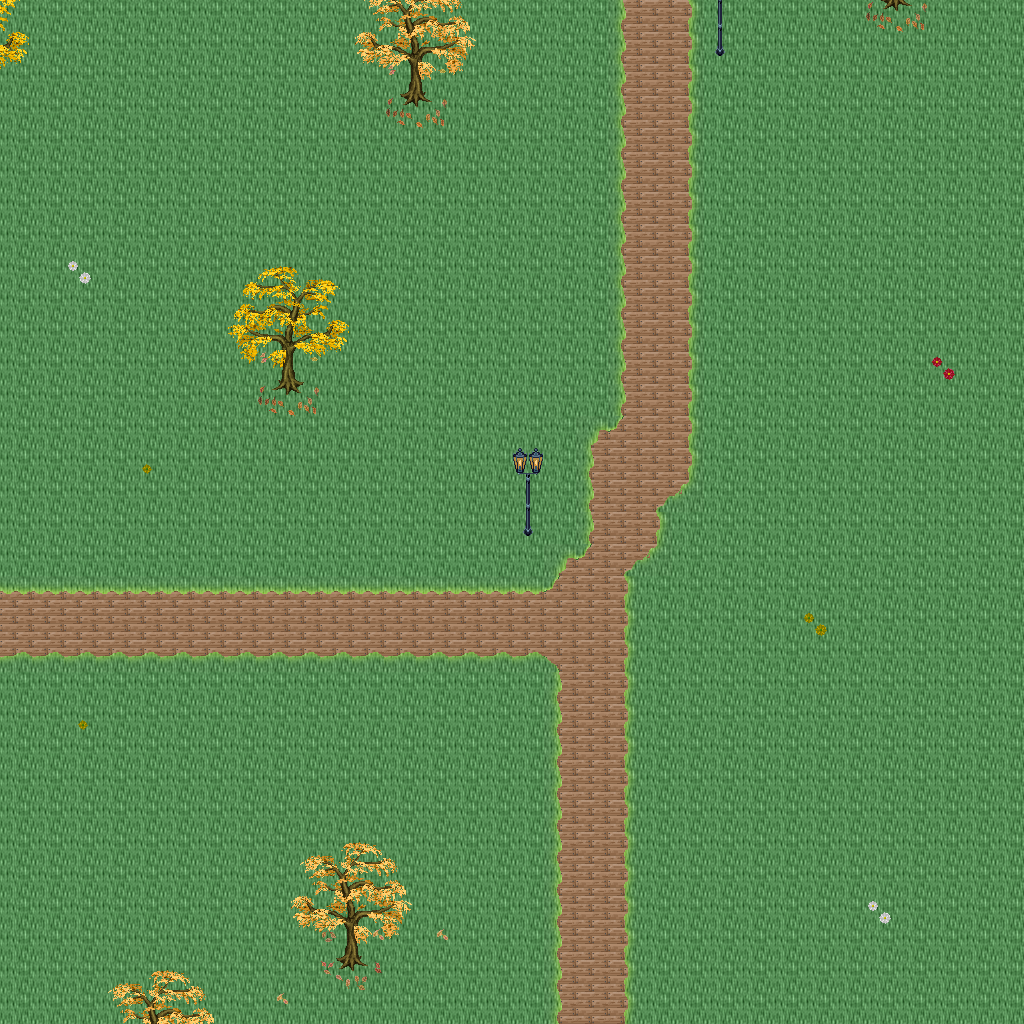

This is a level from a 2D game, rendered from its Tiled map with the project's own tilesets. A one-line summary and the map file follow, with tile-layer data summarised:
An orthogonal 32x32 tile map with 32x32 px tiles, 5 tile layers (Ground, Objects, Objects2, Above, ...), 1 hidden layer not drawn, 34 tilesets.

<map version="1.10" tiledversion="1.11.0" orientation="orthogonal" renderorder="right-down" width="32" height="32" tilewidth="32" tileheight="32" infinite="0" nextlayerid="11" nextobjectid="1">
 <tileset firstgid="1" name="logic_collision" tilewidth="32" tileheight="32" tilecount="1" columns="1">
  <image source="../drawable/logic_collision.png" width="32" height="32" />
 </tileset>
 <tileset firstgid="2" name="ground_ridge_earth_pale" tilewidth="32" tileheight="32" tilecount="96" columns="12">
  <image source="../drawable/ground_ridge_earth_pale.png" width="384" height="256" />
 </tileset>
 <tileset firstgid="98" name="ground_ridge_earth_dark" tilewidth="32" tileheight="32" tilecount="96" columns="12">
  <image source="../drawable/ground_ridge_earth_dark.png" width="384" height="256" />
 </tileset>
 <tileset firstgid="194" name="ground_ground" tilewidth="32" tileheight="32" tilecount="33" columns="3">
  <image source="../drawable/ground_ground.png" width="96" height="352" />
 </tileset>
 <tileset firstgid="227" name="building_castle" tilewidth="32" tileheight="32" tilecount="320" columns="20">
  <image source="../drawable/building_castle.png" width="640" height="512" />
 </tileset>
 <tileset firstgid="547" name="ground_grass_corners" tilewidth="32" tileheight="32" tilecount="24" columns="6">
  <image source="../drawable/ground_grass_corners.png" width="192" height="128" />
 </tileset>
 <tileset firstgid="571" name="ground_grass_edges" tilewidth="32" tileheight="32" tilecount="36" columns="12">
  <image source="../drawable/ground_grass_edges.png" width="384" height="96" />
 </tileset>
 <tileset firstgid="607" name="item_pot_barrels_1" tilewidth="32" tileheight="32" tilecount="8" columns="4">
  <image source="../drawable/item_pot_barrels_1.png" width="128" height="64" />
 </tileset>
 <tileset firstgid="615" name="item_weapon_cannon" tilewidth="32" tileheight="32" tilecount="12" columns="3">
  <image source="../drawable/item_weapon_cannon.png" width="96" height="128" />
 </tileset>
 <tileset firstgid="627" name="building_door_door" tilewidth="32" tileheight="32" tilecount="6" columns="3">
  <image source="../drawable/building_door_door.png" width="96" height="64" />
 </tileset>
 <tileset firstgid="633" name="building_door_closed" tilewidth="32" tileheight="32" tilecount="1" columns="1">
  <image source="../drawable/building_door_closed.png" width="32" height="32" />
 </tileset>
 <tileset firstgid="634" name="building_window_window_centered" tilewidth="32" tileheight="32" tilecount="1" columns="1">
  <image source="../drawable/building_window_window_centered.png" width="32" height="32" />
 </tileset>
 <tileset firstgid="635" name="building_decoration_chimney_big" tilewidth="32" tileheight="32" tilecount="2" columns="1">
  <image source="../drawable/building_decoration_chimney_big.png" width="32" height="64" />
 </tileset>
 <tileset firstgid="637" name="building_tan_building" tilewidth="32" tileheight="32" tilecount="24" columns="4">
  <image source="../drawable/building_tan_building.png" width="128" height="192" />
 </tileset>
 <tileset firstgid="661" name="building_museum" tilewidth="32" tileheight="32" tilecount="56" columns="7">
  <image source="../drawable/building_museum.png" width="224" height="256" />
 </tileset>
 <tileset firstgid="717" name="building_decoration_chimney" tilewidth="32" tileheight="32" tilecount="2" columns="1">
  <image source="../drawable/building_decoration_chimney.png" width="32" height="64" />
 </tileset>
 <tileset firstgid="719" name="plant_tree_fall_trees" tilewidth="32" tileheight="32" tilecount="40" columns="8">
  <image source="../drawable/plant_tree_fall_trees.png" width="256" height="160" />
 </tileset>
 <tileset firstgid="759" name="plant_leaves" tilewidth="32" tileheight="32" tilecount="8" columns="4">
  <image source="../drawable/plant_leaves.png" width="128" height="64" />
 </tileset>
 <tileset firstgid="767" name="plant_vine" tilewidth="32" tileheight="32" tilecount="3" columns="1">
  <image source="../drawable/plant_vine.png" width="32" height="96" />
 </tileset>
 <tileset firstgid="770" name="item_pot_pot_burgundy" tilewidth="32" tileheight="32" tilecount="1" columns="1">
  <image source="../drawable/item_pot_pot_burgundy.png" width="32" height="32" />
 </tileset>
 <tileset firstgid="771" name="building_stairs_stairs_grey" tilewidth="32" tileheight="32" tilecount="6" columns="3">
  <image source="../drawable/building_stairs_stairs_grey.png" width="96" height="64" />
 </tileset>
 <tileset firstgid="777" name="furniture_light_lamp_blue" tilewidth="32" tileheight="32" tilecount="3" columns="1">
  <image source="../drawable/furniture_light_lamp_blue.png" width="32" height="96" />
 </tileset>
 <tileset firstgid="780" name="light_dim_light_7x5" tilewidth="32" tileheight="32" tilecount="35" columns="7">
  <image source="../drawable/light_dim_light_7x5.png" width="224" height="160" />
 </tileset>
 <tileset firstgid="815" name="plant_flower_daisy_blue" tilewidth="32" tileheight="32" tilecount="8" columns="2">
  <image source="../drawable/plant_flower_daisy_blue.png" width="64" height="128" />
 </tileset>
 <tileset firstgid="823" name="plant_flower_daisy_red" tilewidth="32" tileheight="32" tilecount="8" columns="2">
  <image source="../drawable/plant_flower_daisy_red.png" width="64" height="128" />
 </tileset>
 <tileset firstgid="831" name="plant_flower_daisy_white" tilewidth="32" tileheight="32" tilecount="8" columns="2">
  <image source="../drawable/plant_flower_daisy_white.png" width="64" height="128" />
 </tileset>
 <tileset firstgid="839" name="plant_flower_daisy_yellow" tilewidth="32" tileheight="32" tilecount="8" columns="2">
  <image source="../drawable/plant_flower_daisy_yellow.png" width="64" height="128" />
 </tileset>
 <tileset firstgid="847" name="ground_ground_3" tilewidth="32" tileheight="32" tilecount="5" columns="5">
  <image source="../drawable/ground_ground_3.png" width="160" height="32" />
 </tileset>
 <tileset firstgid="852" name="building_cottage" tilewidth="32" tileheight="32" tilecount="256" columns="16">
  <image source="../drawable/building_cottage.png" width="512" height="512" />
 </tileset>
 <tileset firstgid="1108" name="building_roof_thatched_roof" tilewidth="32" tileheight="32" tilecount="256" columns="16">
  <image source="../drawable/building_roof_thatched_roof.png" width="512" height="512" />
 </tileset>
 <tileset firstgid="1364" name="building_door_doors" tilewidth="32" tileheight="32" tilecount="256" columns="16">
  <image source="../drawable/building_door_doors.png" width="512" height="512" />
 </tileset>
 <tileset firstgid="1620" name="building_window_windows" tilewidth="32" tileheight="32" tilecount="256" columns="16">
  <image source="../drawable/building_window_windows.png" width="512" height="512" />
 </tileset>
 <tileset firstgid="1876" name="logic_portal" tilewidth="32" tileheight="32" tilecount="24" columns="8">
  <image source="../drawable/logic_portal.png" width="256" height="96" />
 </tileset>
 <tileset firstgid="1900" name="building_decoration_banner" tilewidth="32" tileheight="32" tilecount="12" columns="1">
  <image source="../drawable/building_decoration_banner.png" width="32" height="384" />
 </tileset>
 <layer id="1" name="Ground" width="32" height="32">
  <data>[1024 cells, 1024 non-empty, 2 distinct tile ids]</data>
 </layer>
 <layer id="2" name="Objects" width="32" height="32">
  <data>[1024 cells, 119 non-empty, 19 distinct tile ids]</data>
 </layer>
 <layer id="3" name="Objects2" width="32" height="32">
  <data>[1024 cells, 14 non-empty, 8 distinct tile ids]</data>
 </layer>
 <layer id="4" name="Above" width="32" height="32">
  <data>[1024 cells, 58 non-empty, 34 distinct tile ids]</data>
 </layer>
 <layer id="5" name="Above2" width="32" height="32">
  <data>[1024 cells, 0 non-empty, 0 distinct tile ids]</data>
 </layer>
 <layer id="6" name="Walkable" width="32" height="32" visible="0">
  <data>[1024 cells, 10 non-empty, 1 distinct tile ids]</data>
 </layer>
 <objectgroup id="7" name="Mapevents" />
 <objectgroup id="8" name="Spawn" />
 <objectgroup id="9" name="Keys" />
 <objectgroup id="10" name="Replace" />
</map>
